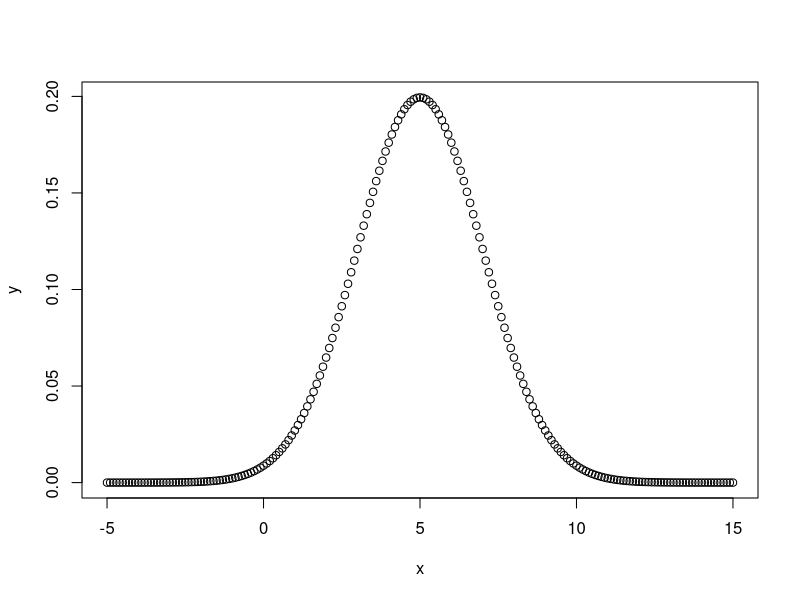
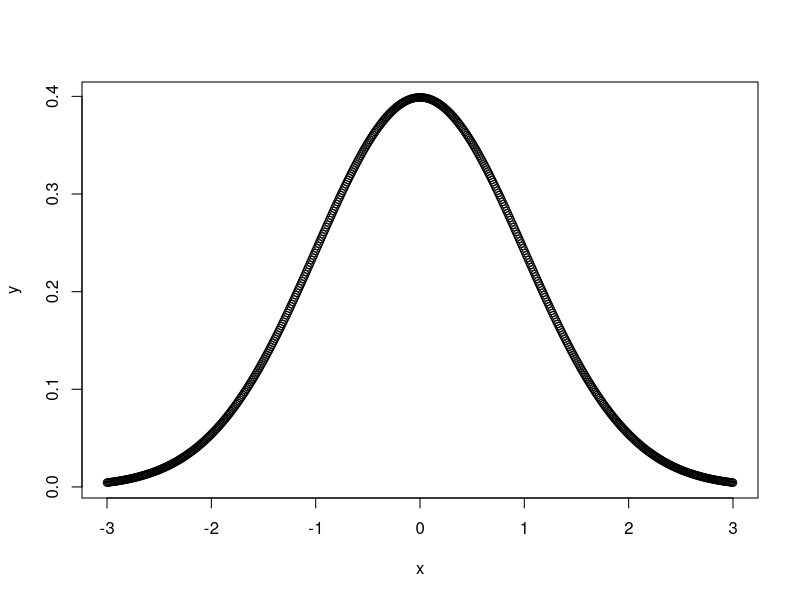
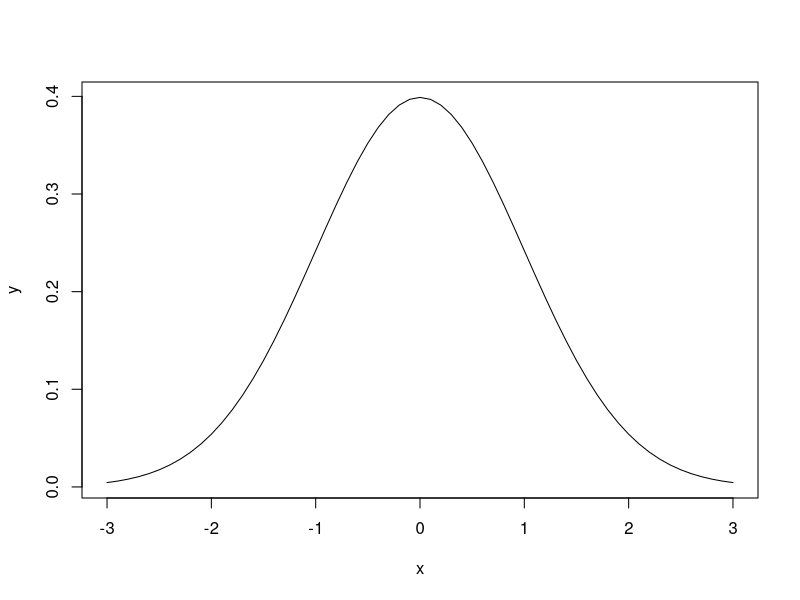
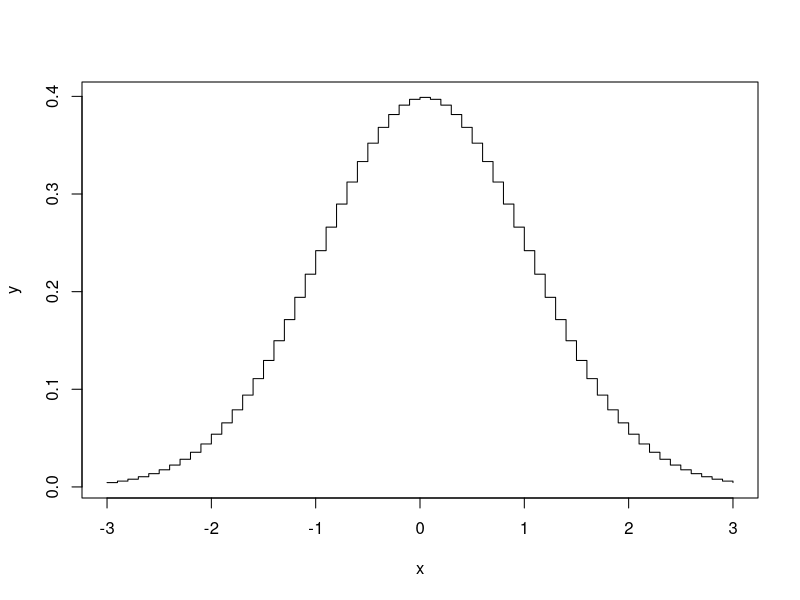
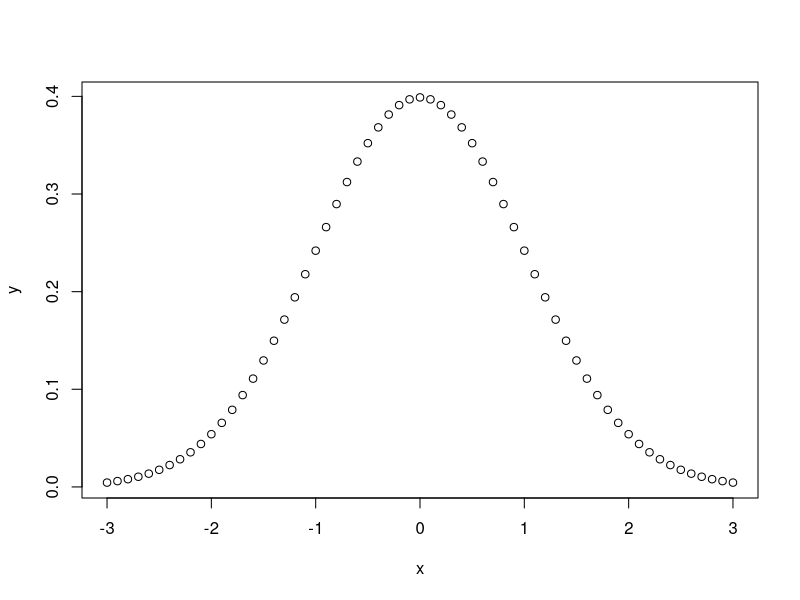
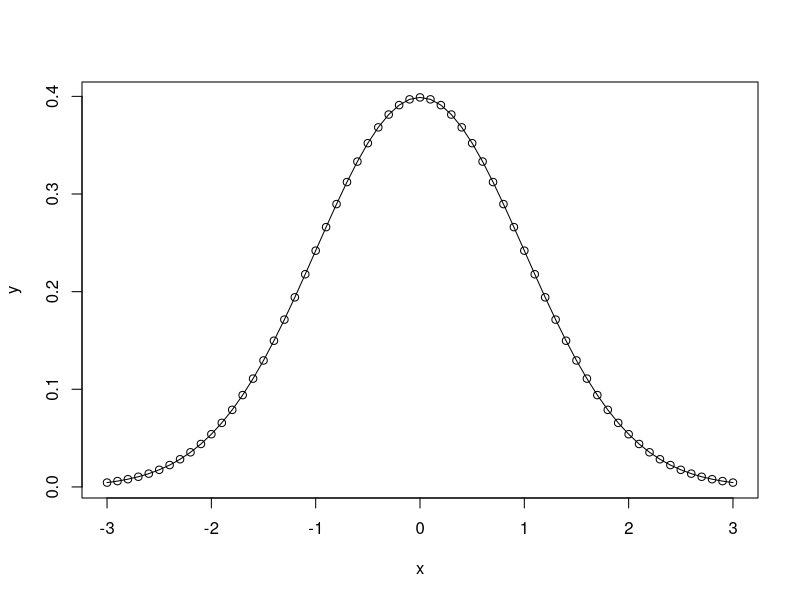
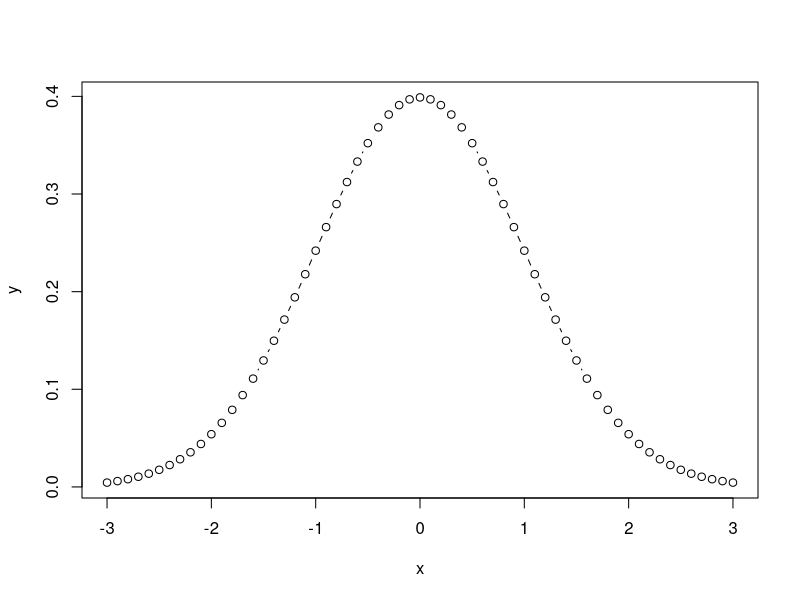
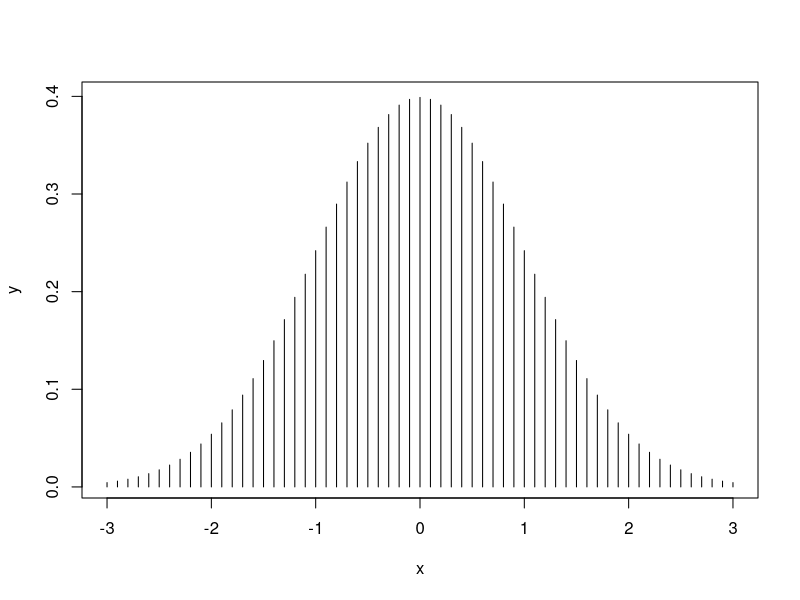

R code for these plots, in order:
## ---- chunk 1
# FILL ME IN
x=seq(-5,15,0.1)
y=dnorm(x,mean=5,sd=2)
plot(x,y)
## ---- chunk 2
# FILL ME IN
z=pnorm(5,mean=5,sd=2)
z
## ---- chunk 3
# FILL ME IN
s = rnorm(100,mean=5,sd=2)
#s=sample(x,100,replace=TRUE)
s
t=sum(s<5)
t
u=t/length(s)
u
## ---- chunk 4
# FILL ME IN
set.seed(1)
s = rnorm(5,mean=5,sd=2)
s
## ---- chunk 5
# FILL ME IN
pnorm(7,mean=4,sd=2) - pnorm(3,mean=4,sd=2)
pnorm(9,mean=4,sd=2) - pnorm(1,mean=4,sd=2)
pnorm(11,mean=4,sd=2) - pnorm(-1,mean=4,sd=2)
## ---- chunk 6
# FILL ME IN
x=seq(-3,3,0.01)
y=dnorm(x)
plot(x,y)
## ---- chunk 7
# FILL ME IN
x=seq(-3,3,0.1)
y=dnorm(x)
plot(x,y, type = "l")
plot(x,y, type = "s")
plot(x,y, type = "p")
plot(x,y, type = "o")
plot(x,y, type = "b")
plot(x,y, type = "h")
plot(x,y, type = "l",col="red")
plot(x,y, type = "s",col="blue")
plot(x,y, type = "p",col="purple")
plot(x,y, type = "o",col="green")
plot(x,y, type = "b",col="yellow")
plot(x,y, type = "h",col="brown")
z=dt(x, df=3)
plot(x,z)
lines(x,z,col="red")
## ---- chunk 8
# FILL ME IN
x= 0:20
plot(x,dbinom(x, size=20,prob = 0.5))
x= 0:20
plot(x,dbinom(x, size=20,prob = 0.1))
x= 0:20
plot(x,dbinom(x, size=20,prob = 0.9))
# Not all of them. p=0.5, is similar to normal distribution. But, p=0.1(0.9) is
#left(right) skewed.
## ---- chunk 9
# FILL ME IN
x= 0:20
plot(x,dpois(x, lambda=2))
plot(x,dpois(x, lambda=10))

## ---- chunk 10
# FILL ME IN
1-ppois(6, lambda=4.5)
#Another represtation
ppois(6, lambda=4.5, lower=FALSE)
## ---- chunk 11
# FILL ME IN
set.seed(1)
s=rpois(100,lambda=3)
s
hist(s)
hist(s, prob=TRUE)
## ---- chunk 12
# FILL ME IN
mean(s)
sd(s)
median(s)
summary(s)
quantile(s)
## ---- chunk 13
integrand = function(x,beta=1) {
  return(x*beta*exp(-x*beta))  # for the mean, we integrate x*f(x)
}
integrate(integrand,0,Inf,beta=2)  # the value should be 1/beta ... which is what is output
## ---- chunk 14
# FILL ME IN
integrand = function(x,a,b) {
  return(x/(b-a))  # for the mean, we integrate x*f(x)
}
integrate(integrand,0,1,a=0,b=1)  

# Another way to write it

integrand = function(x,a=0,b=1) {
  return(x/(b-a))  # for the mean, we integrate x*f(x)
}
integrate(integrand,0,1)  

## ---- chunk 15
integrand = function(x) {
  return(x^0)  # for the mean, we integrate x*f(x)
}
integrate(integrand,0,1)  # the value should be 1/beta ... which is what is output
